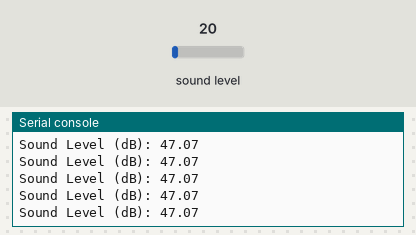
Bench run of a program on a simulated Raspberry Pi Pico running CircuitPython. Parts: the last lines printed to the serial console. The test bench sets the inputs (shaded band); at power-on: sound level 20.

Above: at 1.2 s.
1.3 s: sound level set to 5
At 1.48 s:
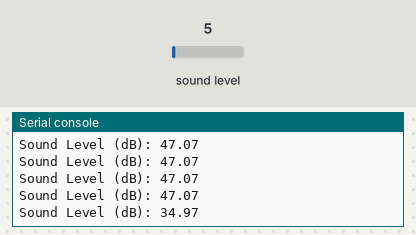
2.8 s: sound level set to 64
At 2.81 s:
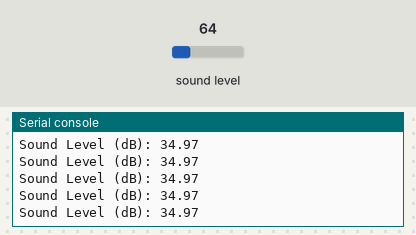
Timing chart, 0 to 5.8 s (numbered marks = the images above; inputs shaded):
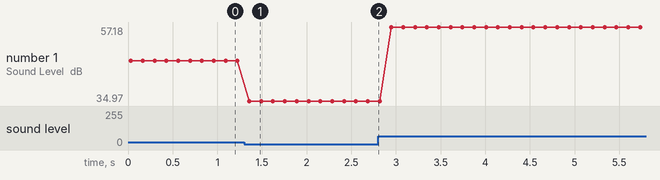

Measured:
- after the input at 1.3 s, the serial console: prints a new line after 0.06 s (image 1)
- plotted number 1: 47.07 → 34.97 after the input at 1.3 s, 34.97 → 57.18 after the input at 2.8 s

The program:

02-PDM_SOUND_MODULE.py
```python
import board, time, array, math, audiobusio

mic = audiobusio.PDMIn(board.GP3, board.GP2, sample_rate=32000, bit_depth=16) # see note below on sampling rate
samples = array.array('H', [0] * 1024)

def log10(x):
    return math.log(x) / math.log(10)

def normalized_rms(values):
    minbuf = sum(values) / len(values)
    samples_sum = sum(float(sample - minbuf) * (sample - minbuf)for sample in values)
    return math.sqrt(samples_sum / len(values))

while True:
    mic.record(samples, len(samples))
    magnitude = normalized_rms(samples)
    if magnitude > 0:
        sound_level_dB = 20 * log10(magnitude)
        print(f"Sound Level (dB): {sound_level_dB:.2f}")
    else:
        print("Magnitude is too small to calculate dB.")
    time.sleep(0.1)


# =========================================================
# NOTE
# =========================================================
# The sampling rate of the PDM microphone can be adjusted
# depending on the application requirements.
#
# PDM Clock Frequency:
#     Clock Frequency = Sampling Rate × 64
#
# Supported Clock Frequency Range:
# (min)   1.20 MHz  -> 18.75 kHz sampling rate
# (typ)   2.40 MHz  -> 37.50 kHz sampling rate
# (max)   3.25 MHz  -> 50.78 kHz sampling rate
# =========================================================
```
